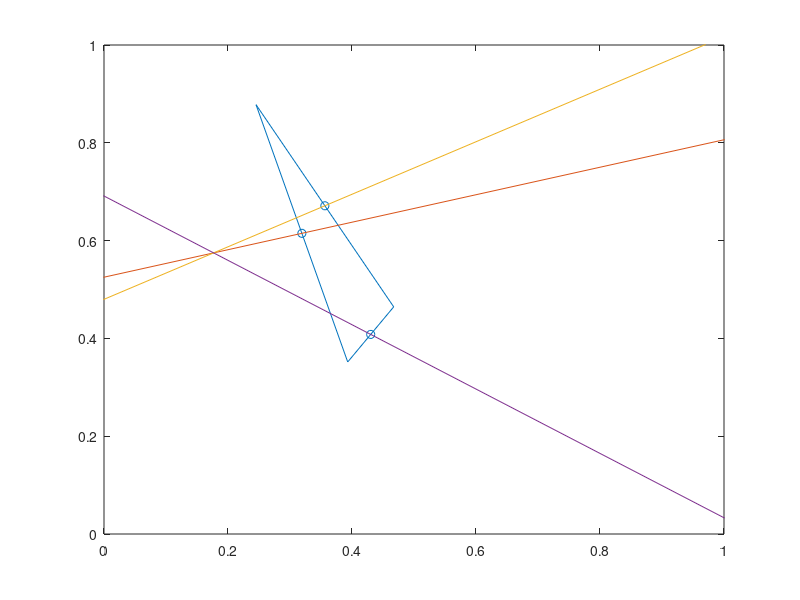

Write the MATLAB code that produced this figure.
d = 2; % do not change
X = rand(d, d + 1);
A = [1 2];
B = [2 3];
C = [3 1];
Xp = X(:, [A B C]);
Einv = inv([transpose(X) ones(d + 1, 1)]);
N = Einv(1 : end - 1, :);
centroids = zeros(size(X));
for i = 1 : d + 1
    centroids(:, i) = sum(X(:, setdiff(1 : d + 1, i)), 2) / d;
    N(:, i) = N(:, i) / norm(N(:, i));
end
vecplus = centroids + N;
vecminus = centroids - N;

plot(Xp(1, :), Xp(2, :))
hold on 
scatter(centroids(1, :), centroids(2, :))
for i = 1 : d + 1
   plot([vecminus(1, i) vecplus(1, i)],...
       [vecminus(2, i) vecplus(2, i)]) 
end
xlim([0 1])
ylim([0 1])
hold off
